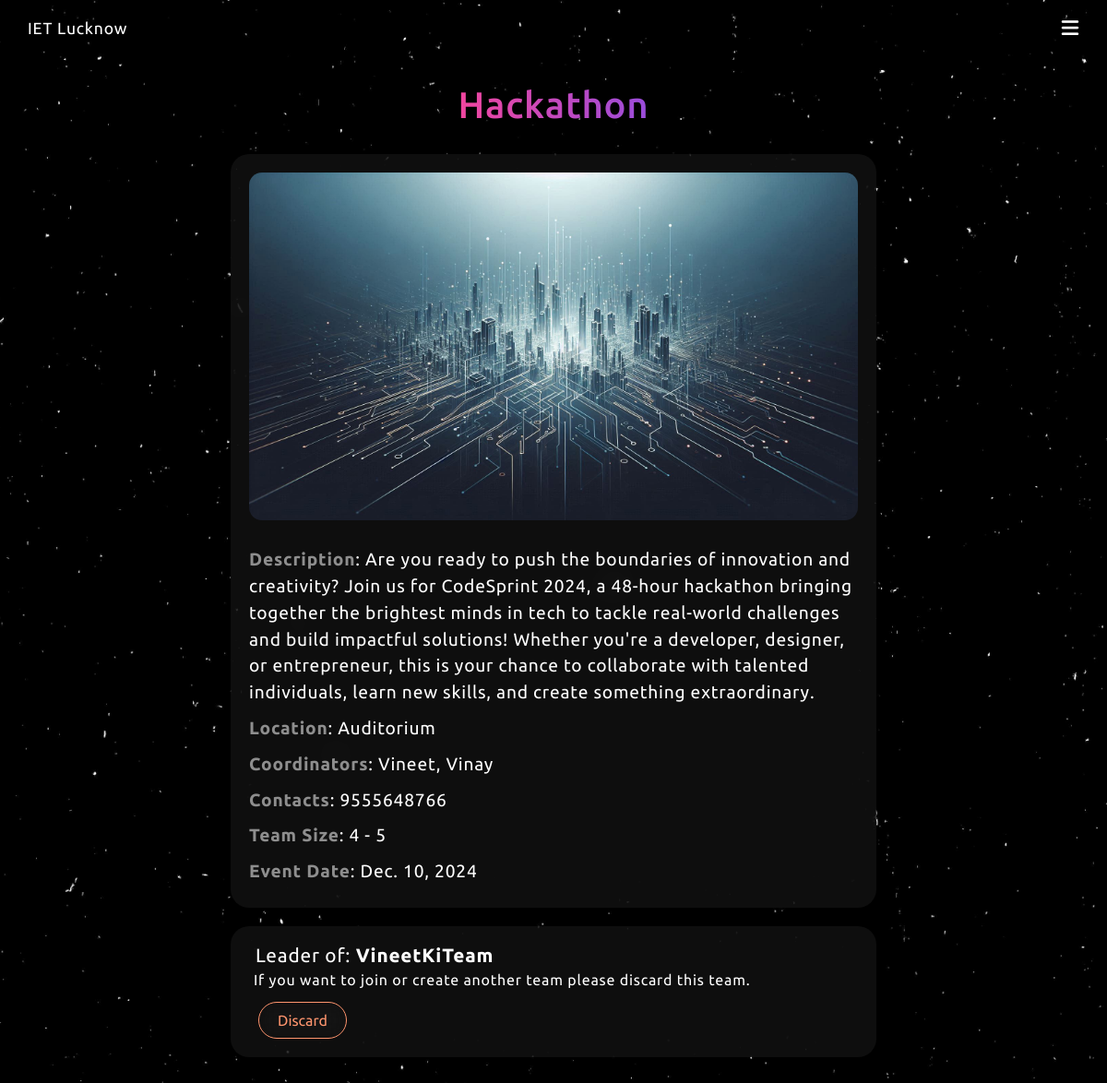
Screenshot of /events/hackathon/ (signed in) with the database file from the repository.
### events/models.py (models this page shows, shortened)
class AllEventList(models.Model):
    slug = models.SlugField(max_length=100, unique=True)
    eventName = models.CharField(max_length=100)
    eventDescription = models.TextField()
    eventImage = models.ImageField(upload_to="eventImages/")
    club = models.CharField(max_length=100, choices=CLUBS_CHOICES)
    location = models.CharField(max_length=100)
    coordinators = models.CharField(max_length=100)
    contact = models.CharField(max_length=100)
    eventType = models.CharField(max_length=10, choices=EVENT_TYPE_CHOICES)
    eventDate = models.DateField()
    minTeamSize = models.IntegerField(default=1)
    maxTeamSize = models.IntegerField(default=1)
    dateAdded = models.DateTimeField(default=timezone.now)
    class Meta:
        ordering = ["-dateAdded"]

class TeamsRegistration(models.Model):
    event = models.ForeignKey(AllEventList, on_delete=models.CASCADE)
    teamName = models.CharField(max_length=100)
    teamLeader = models.ForeignKey(
        settings.AUTH_USER_MODEL,
        on_delete=models.CASCADE,
        related_name="team_lead_teams",
    )
    user = models.ForeignKey(
        settings.AUTH_USER_MODEL,
        on_delete=models.CASCADE,
        related_name="team_registrations",
    )
    status = models.IntegerField(choices=STATUS_CHOICES, default=0)

### events/views.py (the view)
# urls.py: path('events/<slug:slug>/', views.each_event, name='eachEvent'),
def each_event(request, slug):
    user = request.user
    event = get_object_or_404(AllEventList, slug=slug)
    data = get_event_data_for_user(user=user, event=event)
    if request.method == "POST":
        if user.is_anonymous:
            return redirect("/login")
        handle_participation_posts(request, event)
        return redirect(request.path)
    return render(request, "events/eachEvent.html", {"event": data})

### events/utils.py (called while the page is built, shortened)
def individual_team_participation(user, event):
    if event.eventType == "individual":
        entry = list(IndividualEventRegistration.objects.filter(event=event, user=user))
        if entry != []:
            return entry[0]
    return False

def is_leader(user, event):
    if event.eventType == "team":
        leaderEntries = list(
            TeamsRegistration.objects.filter(event=event, teamLeader=user, user=user)
        )
        if leaderEntries != []:
            return leaderEntries[0]
    return False

def is_joined(user, event):
    if event.eventType == "team":
        userConfirmEntry = list(
            TeamsRegistration.objects.filter(event=event, user=user, status=1)
        )
        if userConfirmEntry != []:
            if userConfirmEntry[0].teamLeader == user:
                return []
            return userConfirmEntry[0]
    return False

def members_in_team_if_leader(user, event):
    return TeamsRegistration.objects.filter(
        event=event, teamLeader=user, status=1
    ).exclude(user=user)

def members_in_team_if_joined(user, event):
    if is_joined(user, event):
        teamName = TeamsRegistration.objects.get(
            event=event, user=user, status=1
        ).teamName
        entries = TeamsRegistration.objects.filter(
            event=event, teamName=teamName
        ).exclude(user=user)
        members = []
        for i in entries:
            members.append(i.user)
        return members

def get_teams(user, event):
    if event.eventType != "team":
        return None
    allteams = TeamsRegistration.objects.filter(event=event)
    teams = []
    for i in allteams:
        if i.teamLeader == i.user:
            count = 1
            canAdd = True
            for j in allteams:
                if i.teamLeader == j.teamLeader and j.user == user:
                    canAdd = False
                if (
                    i.teamLeader == j.teamLeader
                    and j.user != i.teamLeader
                    and j.status == 1
                ):
                    count += 1
    return teams

def get_pending_req(user, event):
    entries = TeamsRegistration.objects.filter(user=user, event=event)
    pendingRequests = list(entries.filter(status=0))
    if pendingRequests == []:
        return False
    return pendingRequests

def rollback_condition(event):
    three_days_later = timezone.now() + timedelta(days=3)
    return event.eventDate >= three_days_later.date()

### templates/events/eachEvent.html (shortened to what this page needs)
{% extends 'base.html' %}
{% load static %}
{% block css %}
  <link rel="stylesheet" href="{% static 'css/form.css' %}" />
  <link rel="stylesheet" href="{% static 'css/eachEvent.css' %}" />
{% endblock %}
{% block backgroundImageURL %}
  {% static 'backgrounds/eventsList.jpeg' %}
{% endblock %}
{% block content %}
<main>
    <div class="wrapper">
        <div class="title">
            {{ event.eventName }}
        </div>
        <div class="details-wrapper">
            <div class="event-image">
                {% if event.eventImage %}
                    <img src="{{ event.eventImage }}" alt="{{ event.eventName }}">
                {% endif %}
            </div>
            <div class="detail description">
                <span>Description</span>: {{ event.eventDescription }}
            </div>
            <div class="detail location">
                <span>Location</span>: {{ event.location }}
            </div>
            <div class="detail coordinators">
                <span>Coordinators</span>: {{ event.coordinators }}
            </div>
            <div class="detail contact">
                <span>Contacts</span>: {{ event.contact }}
            </div>
            {% if event.eventType == "team" %}
                <div class="detail team-size">
                    <p>
                        <span>Team Size</span>: {{ event.minTeamSize }} - {{event.maxTeamSize}}
                    </p>
                </div>
            {% endif %}
            <div class="detail date">
                <span>Event Date</span>: {{ event.eventDate }}
            </div>
        </div>
        <div class="participation-wrapper">
            {% if event.eventType == 'team' %}
                <div class="team-participation">
                    {% if event.isLeader %}
                        <div class="is-leader">
                            <div class="is-leader-team-name">Leader of: <span>{{event.isLeader.teamName}}</span></div>
                            <p>
                                If you want to join or create another team please
                                discard this team.
                            </p>
                            {% if not event.membersInTeamIfLeader %}
                                <form method="post">
                                    <button type="submit" class="discard-team-button" name="discard_team" value="{{event.isLeader.teamName}}">Discard</button>
                                </form>
                            {% endif %}
                        </div>
                    {% endif %}
                </div>
            {% endif %}
        </div>
    </div>
</main>
{% endblock content %}

### static/css/base.css (style rules this page uses)
* { padding: 0; margin: 0; box-sizing: border-box; }
body, button { font-family: "Ubuntu", sans-serif; }

### static/css/form.css (style rules this page uses)
* { margin: 0; padding: 0; box-sizing: border-box; }
body { background-size: cover; background-position: center center; background-repeat: no-repeat; min-height: 100vh; }
main { display: flex; flex-direction: column; justify-content: center; align-items: center; max-width: 100vw; }
.wrapper { display: flex; flex-direction: column; justify-content: center; align-items: center; max-width: 90vw; }
.title { font-size: 60px; font-weight: 500; background: linear-gradient(90deg, #ff4596, #8c4de4, #629eff); background-size: 200%; -webkit-background-clip: text; -webkit-text-fill-color: transparent; background-clip: text; animation: gradient-animation 9s infinite; padding: 40px 0px 10px 0px; }
body { letter-spacing: 0.05em; }

### static/css/eachEvent.css (style rules this page uses)
.wrapper { width: 700px; max-width: 95vw; }
.title { padding: 30px 30px; font-size: 2.5em; }
.event-image { width: 100%; }
.event-image img { width: 100%; padding: 20px; border-radius: 34px; }
.details-wrapper { border-radius: 20px; backdrop-filter: blur(15px); background-color: rgba(26, 26, 26, 0.555); padding-bottom: 20px; display: flex; justify-content: center; align-items: center; flex-direction: column; width: 100%; }
.detail { color: white; font-size: 1.2em; line-height: 1.5; padding: 5px 20px; text-align: left; width: 100%; }
.detail span { color: rgba(255, 255, 255, 0.535); font-weight: 700; }
.participation-wrapper { display: flex; justify-content: center; align-items: center; flex-direction: column; padding-bottom: 30px; }
.participation-wrapper p { font-size: 1.1em; color: white; padding: 5px; }
.team-participation { margin: 20px 0 0 0; width: 700px; max-width: 95vw; }
.is-leader-team-name { font-size: 1.3em; color: white; padding: 0 0 0 7px; }
.is-leader-team-name span { font-weight: 800; }
.is-leader { width: 100%; border-radius: 20px; padding: 20px; backdrop-filter: blur(15px); background-color: rgba(26, 26, 26, 0.555); margin: 0 0 20px 0; }
.is-leader p { font-size: 1em; }
.discard-team-button { outline: none; background-color: rgba(0, 0, 0, 0); backdrop-filter: blur(10px); border: 1px solid rgb(255, 149, 110); border-radius: 25px; padding: 10px 20px; cursor: pointer; color: rgb(255, 149, 110); font-size: 1em; margin: 10px 0 0 10px; }

### rows the page displays
AllEventList: eventName "Hackathon", eventDescription "Are you ready to push the boundaries of innovation and creativity? Join us for CodeSprint 2024, a 48-hour hackathon bringing together the brightest minds in tech to tackle real-world challenges and build impactful solutions! Whether you're a developer, designer, or entrepreneur, this is your chance to collaborate with talented individuals, learn new skills, and create something extraordinary.", location "Auditorium", coordinators "Vineet, Vinay", contact "9555648766", eventDate "Dec. 10, 2024"
TeamsRegistration: isLeader.teamName "VineetKiTeam"

### other values shown
{{ event.minTeamSize }} "4"
{{ event.maxTeamSize }} "5"
